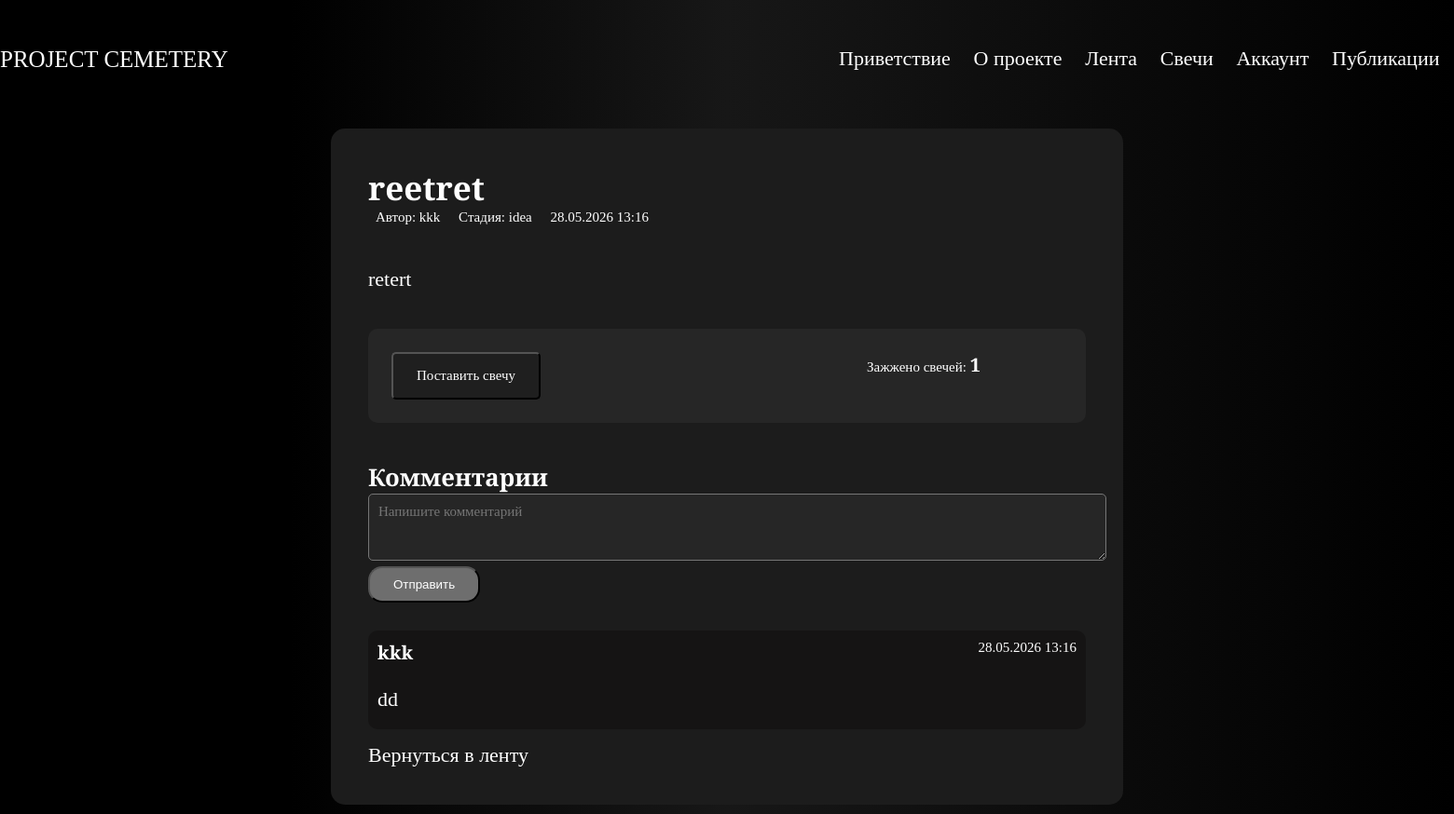
The app's page /project/5 (signed in) with its own data.
### tables this page shows
CREATE TABLE projects (
            id INTEGER PRIMARY KEY AUTOINCREMENT,
            title TEXT NOT NULL,
            description TEXT,
            fail_reason TEXT,
            epitaph TEXT,
            tech_stack TEXT,
            fail_stage TEXT,
            user_id INTEGER,
            created_at TIMESTAMP DEFAULT CURRENT_TIMESTAMP,
            FOREIGN KEY (user_id) REFERENCES users(id) ON DELETE SET NULL
        );

CREATE TABLE users (
            id INTEGER PRIMARY KEY AUTOINCREMENT,
            name TEXT NOT NULL,
            username TEXT UNIQUE NOT NULL,
            password_hash TEXT NOT NULL,
            created_at TIMESTAMP DEFAULT CURRENT_TIMESTAMP
        );

CREATE TABLE comments (
            id INTEGER PRIMARY KEY AUTOINCREMENT,
            project_id INTEGER NOT NULL,
            user_id INTEGER,
            username TEXT,
            message TEXT NOT NULL,
            created_at TIMESTAMP DEFAULT CURRENT_TIMESTAMP,
            FOREIGN KEY (project_id) REFERENCES projects(id) ON DELETE CASCADE,
            FOREIGN KEY (user_id) REFERENCES users(id) ON DELETE SET NULL
        );

### core_service/app.py (the view)
@app.route('/project/<int:project_id>')
@login_required
def project_detail(project_id):
    project = get_project_by_id(project_id)
    if not project:
        return redirect(url_for('feed'))
    candles_count = get_candles_count(project_id)
    comments = get_comments(project_id)
    return render_template('project_detail.html', project=project, candles_count=candles_count, comments=comments)

### core_service/app.py (called while the page is built)
def login_required(f):
    @wraps(f)
    def decorated(*args, **kwargs):
        if 'user_id' not in session:
            flash('Для доступа необходимо войти в систему.', 'warning')
            return redirect(url_for('login'))
        return f(*args, **kwargs)
    return decorated

@app.template_filter('msk')
def format_msk_time(date_str):
    if not date_str:
        return ""
    try:
        dt = datetime.strptime(date_str, "%Y-%m-%d %H:%M:%S")
        dt_msk = dt + timedelta(hours=3)
        return dt_msk.strftime("%d.%m.%Y %H:%M")
    except Exception as e:
        return date_str

@app.context_processor
def inject_auth():
    return {
        'is_logged_in': 'user_id' in session,
        'current_user': session.get('username', 'Гость')
    }

### core_service/database.py (called while the page is built)
def get_db():
    conn = sqlite3.connect(DB_NAME)
    conn.row_factory = sqlite3.Row
    return conn

def get_project_by_id(project_id):
    conn = get_db()
    cursor = conn.cursor()
    cursor.execute("""
        SELECT p.*, u.username as author_name
        FROM projects p
        LEFT JOIN users u ON p.user_id = u.id
        WHERE p.id = ?
    """, (project_id,))
    project = cursor.fetchone()
    conn.close()
    return project

def get_candles_count(project_id):
    conn = get_db()
    cursor = conn.cursor()
    cursor.execute(
        "SELECT COUNT(*) FROM candles WHERE project_id = ?",
        (project_id,)
    )
    count = cursor.fetchone()[0]
    conn.close()
    return count

def get_comments(project_id):
    conn = get_db()
    cursor = conn.cursor()
    cursor.execute("""
        SELECT c.*, u.username as author_name
        FROM comments c
        LEFT JOIN users u ON c.user_id = u.id
        WHERE c.project_id = ?
        ORDER BY c.created_at DESC
    """, (project_id,))
    comments = cursor.fetchall()
    conn.close()
    return comments

### core_service/templates/project_detail.html (shortened to what this page needs)
<!doctype html>
<html lang="ru">
<head>
    <link rel="stylesheet" type="text/css" href="{{ url_for('static', filename='css/main.css') }}">
    <link rel="stylesheet" type="text/css" href="{{ url_for('static', filename='css/project_detail.css') }}">
</head>
<body>
<div class="wrapper">
    <header class="container">
        <span class="logo"> Project Cemetery</span>
        <nav>
            <ul>
                <li><a href="/">Приветствие</a></li>
                <li><a href="/about">О проекте</a></li>
                <li><a href="/feed">Лента</a></li>
                <li><a href="/candles">Свечи</a></li>
                <li><a href="/{{ session.username }}">Аккаунт</a></li>
                <li><a href="/publications">Публикации</a></li>
            </ul>
        </nav>
    </header>
    <div class="project-detail-container">
        <div class="project-detail">
            <div class="detail-header">
                <h1>{{ project.title }}</h1>
                <div class="meta-info">
                    <span>Автор: {{ project.author_name }}</span>
                    <span>Стадия: {{ project.fail_stage or 'Не указана' }}</span>
                    <span>{{ project.created_at | msk }}</span>
                </div>
            </div>
            <div class="detail-content">
                <p class="description">{{ project.description }}</p>
            </div>
            <div class="actions">
                <form action="/project/{{ project.id }}/candle" method="POST">
                    <button type="submit" class="candle-btn">
                        Поставить свечу
                    </button>
                </form>
                <span class="candle-count">
                    Зажжено свечей: <strong>{{ candles_count }}</strong>
                </span>
            </div>
            <div class="comments-section">
                <h3> Комментарии</h3>
                <form action="/project/{{ project.id }}/comment" method="POST" class="comment-form">
                    <textarea name="message" placeholder="Напишите комментарий" required></textarea>
                    <button type="submit">Отправить</button>
                </form>
                <div class="comments-list">
                    {% for comment in comments %}
                    <div class="comment-item">
                        <div class="comment-author">
                            <span>{{ comment.username}}</span>
                            <span class="comment-date">{{ project.created_at | msk }}</span>
                        </div>
                        <div class="comment-text">{{ comment.message }}</div>
                    </div>
                    {% else %}
                    <div class="no-comments">
                        <p>Комментариев пока нет. Будьте первым!</p>
                    </div>
                    {% endfor %}
                </div>
            </div>
            <div class="back-link">
                <a href="/feed">Вернуться в ленту</a>
            </div>
        </div>
    </div>
</div>
</body>
</html>

### core_service/static/css/main.css (style rules this page uses)
* { margin: 0; padding: 0; }
body { font-family: "Playfair Display", serif; font-weight: 400; color:#fff; font-size: 22px; background: linear-gradient(90deg,rgba(0, 0, 0, 1) 0%, rgba(0, 0, 0, 1) 20%, rgba(23, 23, 23, 1) 50%, rgba(9, 9, 9, 1) 80%, rgba(0, 0, 0, 1) 100%); }
a { text-decoration: none; }
.wrapper { background: linear-gradient(90deg,rgba(0, 0, 0, 1) 0%, rgba(0, 0, 0, 1) 20%, rgba(23, 23, 23, 1) 50%, rgba(9, 9, 9, 1) 80%, rgba(0, 0, 0, 1) 100%); width: 100%; }
.container { width: 1800px; margin: 0 auto; }
header { padding: 50px 0; }
header .logo { text-transform: uppercase; font-size: 25px; font-weight: 500; }
header nav { float: right; width: 50%; }
header nav ul { list-style: none; display: flex; justify-content: space-between; z-index: 2; position: relative; }
header nav ul li { display: inline-block; }
header nav ul li a { color: white; }

### core_service/static/css/project_detail.css (style rules this page uses)
.project-detail-container { max-width: 850px; margin: 0 auto; padding: 10px 10px; }
.project-detail { background: #1C1C1C; border-radius: 15px; padding: 40px; }
.detail-header { padding-bottom: 25px; margin-bottom: 20px; }
.detail-header h1 { font-size: 35px; color: #fff; font-family: 'Playfair Display', serif; }
.meta-info { font-size: 15px; }
.meta-info span { margin: 0 8px; }
.actions { display: flex; gap: 350px; margin: 40px 0; padding: 25px; background: #262626; border-radius: 10px; }
.candle-btn { background: #1F1F1F; color: #fff; padding: 15px 25px; border-radius: 5px; cursor: pointer; font-size: 15px; font-family: 'Playfair Display', serif; }
.candle-count { color: #fff; font-size: 15px; }
.candle-count strong { color: #fff; font-size: 20px; }
.comment-form textarea { color: #fff; width: 100%; padding: 10px; background: #262626; border-radius: 5px; min-height: 50px; font-size: 15px; font-family: 'Playfair Display', serif; }
.comment-form button { background: #6E6E6E; color: #fff; padding: 10px 25px; border-radius: 15px; cursor: pointer; }
.comments-list { margin-top: 30px; }
.comment-item { background: #151414; padding: 10px; border-radius: 10px; margin-bottom: 15px; }
.comment-author { font-size: 20px; color: #fff; font-weight: 600; margin-bottom: 15px; display: flex; justify-content: space-between; }
.comment-date { color: #fff; font-size: 15px; font-weight: 400; }
.comment-text { color: #fff; line-height: 2; }
.back-link a { color: #fff; }

### records on screen
projects: title "reetret", fail_stage "idea", created_at|msk "28.05.2026 13:16", description "retert"
users: author_name "kkk"
comments: username "kkk", message "dd"

### other values on screen
{{ candles_count }} "1"
